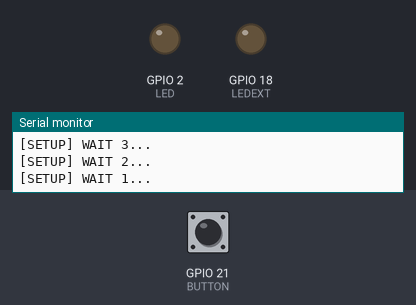
Bench run of a sketch on a simulated ESP32. Parts: output pins drawn as LEDs (lit = HIGH), the last lines printed to the serial monitor. Dashed ring = blinking. The inputs (shaded band) are chosen by the test bench; at power-on: GPIO 21 (BUTTON) HIGH. WiFi joins after 1.5 s; servers stay silent unless stated.

Above: at 5.2 s.
5.3 s: GPIO 21 (BUTTON) pulsed LOW 5 times (0.12 s each, 0.3 s apart)
At 6.0 s:
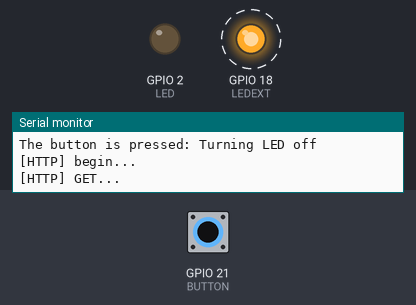
8.3 s: GPIO 21 (BUTTON) pulled LOW for 0.15 s
At 9.0 s:
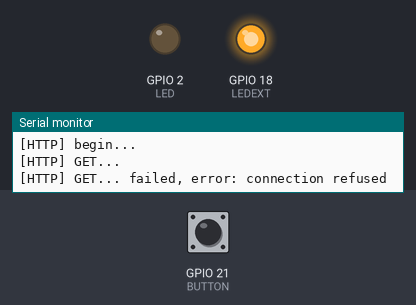
10.0 s: GPIO 21 (BUTTON) pulled LOW for 1 s
At 11.5 s:
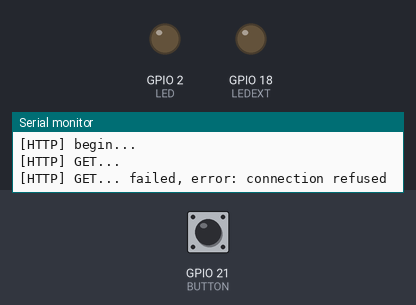
Timing chart, 0 to 13.0 s (numbered marks = the images above; inputs shaded):
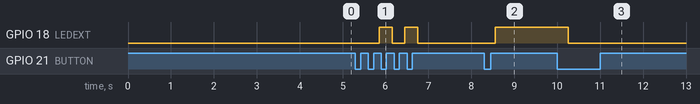

The sketch:

BasicHttpClient.ino
```cpp
/**
   BasicHTTPClient.ino

    Created on: 24.05.2015

*/

#include <Arduino.h>
#include <String.h>
#include <WiFi.h>
#include <WiFiMulti.h>

#include <HTTPClient.h>

#define USE_SERIAL Serial
#define LED 2
#define LEDEXT 18
#define BUTTON 21

int currentButtonState;
int lastButtonState;
int ledState;
WiFiMulti wifiMulti;


/*
  const char* ca = \
  "-----BEGIN CERTIFICATE-----\n" \
  "MIIEkjCCA3qgAwIBAgIQCgFBQgAAAVOFc2oLheynCDANBgkqhkiG9w0BAQsFADA/\n" \
  "MSQwIgYDVQQKExtEaWdpdGFsIFNpZ25hdHVyZSBUcnVzdCBDby4xFzAVBgNVBAMT\n" \
  "DkRTVCBSb290IENBIFgzMB4XDTE2MDMxNzE2NDA0NloXDTIxMDMxNzE2NDA0Nlow\n" \
  "SjELMAkGA1UEBhMCVVMxFjAUBgNVBAoTDUxldCdzIEVuY3J5cHQxIzAhBgNVBAMT\n" \
  "GkxldCdzIEVuY3J5cHQgQXV0aG9yaXR5IFgzMIIBIjANBgkqhkiG9w0BAQEFAAOC\n" \
  "AQ8AMIIBCgKCAQEAnNMM8FrlLke3cl03g7NoYzDq1zUmGSXhvb418XCSL7e4S0EF\n" \
  "q6meNQhY7LEqxGiHC6PjdeTm86dicbp5gWAf15Gan/PQeGdxyGkOlZHP/uaZ6WA8\n" \
  "SMx+yk13EiSdRxta67nsHjcAHJyse6cF6s5K671B5TaYucv9bTyWaN8jKkKQDIZ0\n" \
  "Z8h/pZq4UmEUEz9l6YKHy9v6Dlb2honzhT+Xhq+w3Brvaw2VFn3EK6BlspkENnWA\n" \
  "a6xK8xuQSXgvopZPKiAlKQTGdMDQMc2PMTiVFrqoM7hD8bEfwzB/onkxEz0tNvjj\n" \
  "/PIzark5McWvxI0NHWQWM6r6hCm21AvA2H3DkwIDAQABo4IBfTCCAXkwEgYDVR0T\n" \
  "AQH/BAgwBgEB/wIBADAOBgNVHQ8BAf8EBAMCAYYwfwYIKwYBBQUHAQEEczBxMDIG\n" \
  "CCsGAQUFBzABhiZodHRwOi8vaXNyZy50cnVzdGlkLm9jc3AuaWRlbnRydXN0LmNv\n" \
  "bTA7BggrBgEFBQcwAoYvaHR0cDovL2FwcHMuaWRlbnRydXN0LmNvbS9yb290cy9k\n" \
  "c3Ryb290Y2F4My5wN2MwHwYDVR0jBBgwFoAUxKexpHsscfrb4UuQdf/EFWCFiRAw\n" \
  "VAYDVR0gBE0wSzAIBgZngQwBAgEwPwYLKwYBBAGC3xMBAQEwMDAuBggrBgEFBQcC\n" \
  "ARYiaHR0cDovL2Nwcy5yb290LXgxLmxldHNlbmNyeXB0Lm9yZzA8BgNVHR8ENTAz\n" \
  "MDGgL6AthitodHRwOi8vY3JsLmlkZW50cnVzdC5jb20vRFNUUk9PVENBWDNDUkwu\n" \
  "Y3JsMB0GA1UdDgQWBBSoSmpjBH3duubRObemRWXv86jsoTANBgkqhkiG9w0BAQsF\n" \
  "AAOCAQEA3TPXEfNjWDjdGBX7CVW+dla5cEilaUcne8IkCJLxWh9KEik3JHRRHGJo\n" \
  "uM2VcGfl96S8TihRzZvoroed6ti6WqEBmtzw3Wodatg+VyOeph4EYpr/1wXKtx8/\n" \
  "wApIvJSwtmVi4MFU5aMqrSDE6ea73Mj2tcMyo5jMd6jmeWUHK8so/joWUoHOUgwu\n" \
  "X4Po1QYz+3dszkDqMp4fklxBwXRsW10KXzPMTZ+sOPAveyxindmjkW8lGy+QsRlG\n" \
  "PfZ+G6Z6h7mjem0Y+iWlkYcV4PIWL1iwBi8saCbGS5jN2p8M+X+Q7UNKEkROb3N6\n" \
  "KOqkqm57TH2H3eDJAkSnh6/DNFu0Qg==\n" \
  "-----END CERTIFICATE-----\n";
*/
void onFunction();
void offFunction();
void setup() {

  USE_SERIAL.begin(115200);
  pinMode(LED, OUTPUT);
  pinMode(LEDEXT, OUTPUT);
  pinMode(BUTTON, INPUT_PULLUP);
  USE_SERIAL.println();
  USE_SERIAL.println();
  USE_SERIAL.println();

  for (uint8_t t = 4; t > 0; t--) {
    USE_SERIAL.printf("[SETUP] WAIT %d...\n", t);
    USE_SERIAL.flush();
    delay(1000);
  }

  wifiMulti.addAP("iotempire-magnusperfectus", "iotempire");

}

void loop() {
  // wait for WiFi connection
  if ((wifiMulti.run() == WL_CONNECTED)) {
  }
  lastButtonState    = currentButtonState;                // save the last state
  currentButtonState = digitalRead(BUTTON); // read new state

  if (lastButtonState == HIGH && currentButtonState == LOW) {
    delay(50);
    if (lastButtonState == HIGH && currentButtonState == LOW) {
      Serial.print("The button is pressed: ");

      // toggle state of LED
      if (ledState == LOW) {
        ledState = HIGH;
        Serial.println("Turning LED on");
        onFunction();
      }
      else {
        ledState = LOW;
        Serial.println("Turning LED off");
        offFunction();
      }
    }
    digitalWrite(LEDEXT, ledState);
  }
}

void onFunction() {
  HTTPClient http;

  USE_SERIAL.print("[HTTP] begin...\n");
  // configure traged server and url
  //http.begin("https://www.howsmyssl.com/a/check", ca); //HTTPS
  http.begin("http://192.168.12.161/on"); //HTTP

  USE_SERIAL.print("[HTTP] GET...\n");
  // start connection and send HTTP header
  int httpCode = http.GET();

  // httpCode will be negative on error
  if (httpCode > 0) {
    // HTTP header has been send and Server response header has been handled
    USE_SERIAL.printf("[HTTP] GET... code: %d\n", httpCode);

    // file found at server
    if (httpCode == HTTP_CODE_OK) {
      String payload = http.getString();
      USE_SERIAL.println(payload);
    }
  } else {
    USE_SERIAL.printf("[HTTP] GET... failed, error: %s\n", http.errorToString(httpCode).c_str());
  }
  http.end();
}

void offFunction() {
  HTTPClient http;
  USE_SERIAL.print("[HTTP] begin...\n");
  // configure traged server and url
  //http.begin("https://www.howsmyssl.com/a/check", ca); //HTTPS
  http.begin("http://192.168.12.161/off"); //HTTP

  USE_SERIAL.print("[HTTP] GET...\n");
  // start connection and send HTTP header
  int httpCode = http.GET();

  // httpCode will be negative on error
  if (httpCode > 0) {
    // HTTP header has been send and Server response header has been handled
    USE_SERIAL.printf("[HTTP] GET... code: %d\n", httpCode);

    // file found at server
    if (httpCode == HTTP_CODE_OK) {
      String payload = http.getString();
      USE_SERIAL.println(payload);
    }
  } else {
    USE_SERIAL.printf("[HTTP] GET... failed, error: %s\n", http.errorToString(httpCode).c_str());
  }
  http.end();
}
```

Measured:
- after the input at 5.3 s, GPIO 18 (LEDEXT): alternates HIGH for 0.30 s and LOW for 0.30 s, 4 changes in all, then stays LOW, starting after 0.55 s
- after the input at 8.3 s, GPIO 18 (LEDEXT): LOW → HIGH after 0.25 s
- after the input at 10.0 s, GPIO 18 (LEDEXT): HIGH → LOW after 0.25 s
